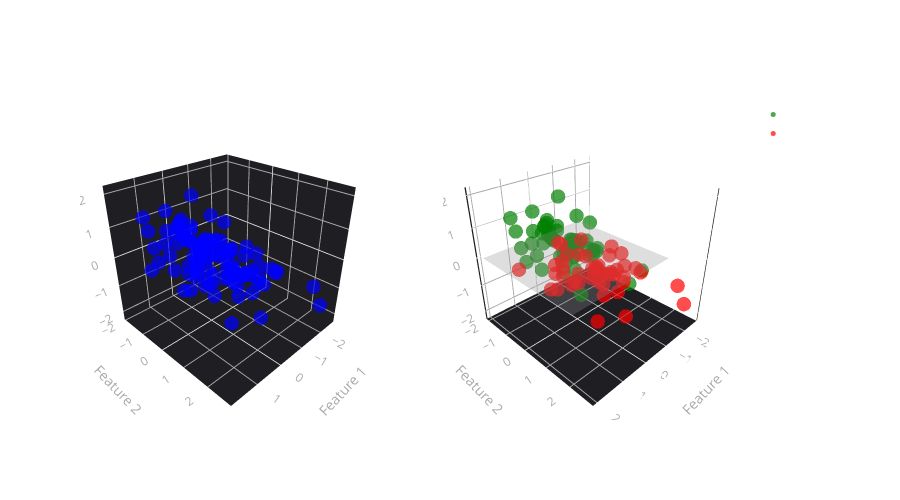

The cell this chart's notebook holds for it:
### Code cell
import numpy as np
import plotly.graph_objects as go
from plotly.subplots import make_subplots

# Generate random 3D data points
np.random.seed(42)
n_points = 100

x = np.random.normal(0, 1, n_points)
y = np.random.normal(0, 1, n_points)
z = 0.3*x - 0.2*y + np.random.normal(0, 0.5, n_points)

# Create figure with two subplots
fig = make_subplots(
    rows=1, cols=2,
    specs=[[{'type': 'scene'}, {'type': 'scene'}]],
    subplot_titles=('Raw Data Points', 'Points Colored by Return with Trading Signal')
)

# Add traces for first subplot - all points in blue
fig.add_trace(
    go.Scatter3d(
        x=x, y=y, z=z,
        mode='markers',
        marker=dict(
            size=5,
            color='blue',
            opacity=0.7
        ),
        showlegend=False
    ),
    row=1, col=1
)

# Add traces for second subplot - points colored by return
fig.add_trace(
    go.Scatter3d(
        x=x[z >= 0], y=y[z >= 0], z=z[z >= 0],
        mode='markers',
        marker=dict(
            size=5,
            color='green',
            opacity=0.7
        ),
        name='Positive Return'
    ),
    row=1, col=2
)

fig.add_trace(
    go.Scatter3d(
        x=x[z < 0], y=y[z < 0], z=z[z < 0],
        mode='markers',
        marker=dict(
            size=5,
            color='red',
            opacity=0.7
        ),
        name='Negative Return'
    ),
    row=1, col=2
)

# Add hyperplane
xx, yy = np.meshgrid(np.linspace(-2, 2, 10), np.linspace(-2, 2, 10))
# z = 0 plane represents the decision boundary
zz = np.zeros_like(xx)

fig.add_trace(
    go.Surface(
        x=xx,
        y=yy,
        z=zz,
        opacity=0.3,
        showscale=False,
        name='Trading Signal',
        colorscale=[[0, 'gray'], [1, 'gray']]
    ),
    row=1, col=2
)

# Update layout
fig.update_layout(
    title='3D Feature Space: Raw vs Return-Colored Points with Trading Signal',
    scene=dict(
        xaxis_title='Feature 1',
        yaxis_title='Feature 2',
        zaxis_title='Return',
        xaxis=dict(gridcolor='darkgray', showgrid=True, color='darkgray', backgroundcolor='rgb(30, 30, 35)'),
        yaxis=dict(gridcolor='darkgray', showgrid=True, color='darkgray', backgroundcolor='rgb(30, 30, 35)'),
        zaxis=dict(gridcolor='darkgray', showgrid=True, color='darkgray', backgroundcolor='rgb(30, 30, 35)'),
        bgcolor='rgba(0,0,0,0)',
        camera=dict(eye=dict(x=1.5, y=1.5, z=1.2))
    ),
    scene2=dict(
        xaxis_title='Feature 1',
        yaxis_title='Feature 2',
        zaxis_title='Return',
        xaxis=dict(gridcolor='darkgray', showgrid=True, color='darkgray', backgroundcolor='rgb(30, 30, 35)'),
        yaxis=dict(gridcolor='darkgray', showgrid=True, color='darkgray', backgroundcolor='rgb(30, 30, 35)'),
        zaxis=dict(gridcolor='darkgray', showgrid=True, color='darkgray', backgroundcolor='rgb(30, 30, 35)'),
        bgcolor='rgba(0,0,0,0)',
        camera=dict(eye=dict(x=1.5, y=1.5, z=1.2))
    ),
    width=900,
    height=500,
    paper_bgcolor='rgba(0,0,0,0)',
    font=dict(color='white'),
    showlegend=True
)

fig.show()
